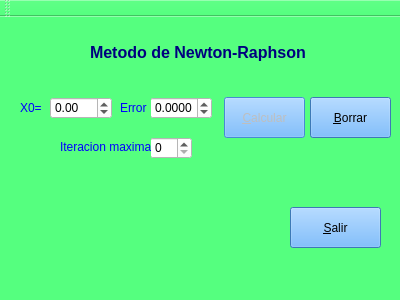
<?xml version="1.0" encoding="UTF-8"?>
<ui version="4.0">
 <class>newton</class>
 <widget class="QMainWindow" name="newton">
  <property name="geometry">
   <rect>
    <x>0</x>
    <y>0</y>
    <width>400</width>
    <height>300</height>
   </rect>
  </property>
  <property name="windowTitle">
   <string>newton</string>
  </property>
  <property name="styleSheet">
   <string notr="true">background-color: rgb(85, 255, 127);</string>
  </property>
  <widget class="QWidget" name="centralWidget">
   <widget class="QPushButton" name="pushButton">
    <property name="geometry">
     <rect>
      <x>290</x>
      <y>190</y>
      <width>91</width>
      <height>41</height>
     </rect>
    </property>
    <property name="styleSheet">
     <string notr="true">background-color: rgb(85, 170, 255);
font: 75 14pt &quot;MS Shell Dlg 2&quot;;</string>
    </property>
    <property name="text">
     <string>&amp;Salir</string>
    </property>
   </widget>
   <widget class="QPushButton" name="calcular">
    <property name="enabled">
     <bool>false</bool>
    </property>
    <property name="geometry">
     <rect>
      <x>224</x>
      <y>80</y>
      <width>81</width>
      <height>41</height>
     </rect>
    </property>
    <property name="styleSheet">
     <string notr="true">background-color: rgb(85, 170, 255);
font: 75 14pt &quot;MS Shell Dlg 2&quot;;</string>
    </property>
    <property name="text">
     <string>&amp;Calcular</string>
    </property>
   </widget>
   <widget class="QPushButton" name="borrar">
    <property name="geometry">
     <rect>
      <x>310</x>
      <y>80</y>
      <width>81</width>
      <height>41</height>
     </rect>
    </property>
    <property name="styleSheet">
     <string notr="true">background-color: rgb(85, 170, 255);
font: 75 14pt &quot;MS Shell Dlg 2&quot;;</string>
    </property>
    <property name="text">
     <string>&amp;Borrar</string>
    </property>
   </widget>
   <widget class="QDoubleSpinBox" name="x">
    <property name="geometry">
     <rect>
      <x>50</x>
      <y>80</y>
      <width>62</width>
      <height>22</height>
     </rect>
    </property>
    <property name="styleSheet">
     <string notr="true">background-color: rgb(255, 255, 255);</string>
    </property>
    <property name="decimals">
     <number>2</number>
    </property>
    <property name="minimum">
     <double>-99.000000000000000</double>
    </property>
    <property name="singleStep">
     <double>0.500000000000000</double>
    </property>
   </widget>
   <widget class="QDoubleSpinBox" name="error">
    <property name="enabled">
     <bool>true</bool>
    </property>
    <property name="geometry">
     <rect>
      <x>150</x>
      <y>80</y>
      <width>62</width>
      <height>22</height>
     </rect>
    </property>
    <property name="styleSheet">
     <string notr="true">background-color: rgb(255, 255, 255);</string>
    </property>
    <property name="decimals">
     <number>4</number>
    </property>
    <property name="minimum">
     <double>-99.000000000000000</double>
    </property>
    <property name="singleStep">
     <double>0.001000000000000</double>
    </property>
   </widget>
   <widget class="QSpinBox" name="iteracion">
    <property name="geometry">
     <rect>
      <x>150</x>
      <y>120</y>
      <width>42</width>
      <height>22</height>
     </rect>
    </property>
    <property name="styleSheet">
     <string notr="true">background-color: rgb(255, 255, 255);</string>
    </property>
    <property name="minimum">
     <number>0</number>
    </property>
    <property name="maximum">
     <number>1000</number>
    </property>
   </widget>
   <widget class="QLabel" name="label">
    <property name="geometry">
     <rect>
      <x>20</x>
      <y>80</y>
      <width>21</width>
      <height>21</height>
     </rect>
    </property>
    <property name="styleSheet">
     <string notr="true">color: rgb(0, 0, 255);</string>
    </property>
    <property name="text">
     <string>X0=</string>
    </property>
   </widget>
   <widget class="QLabel" name="label_2">
    <property name="geometry">
     <rect>
      <x>120</x>
      <y>80</y>
      <width>31</width>
      <height>21</height>
     </rect>
    </property>
    <property name="styleSheet">
     <string notr="true">color: rgb(0, 0, 255);</string>
    </property>
    <property name="text">
     <string>Error</string>
    </property>
   </widget>
   <widget class="QLabel" name="label_3">
    <property name="geometry">
     <rect>
      <x>60</x>
      <y>120</y>
      <width>91</width>
      <height>20</height>
     </rect>
    </property>
    <property name="styleSheet">
     <string notr="true">color: rgb(0, 0, 255);</string>
    </property>
    <property name="text">
     <string>Iteracion maxima</string>
    </property>
   </widget>
   <widget class="QLabel" name="Resultado">
    <property name="geometry">
     <rect>
      <x>20</x>
      <y>170</y>
      <width>261</width>
      <height>71</height>
     </rect>
    </property>
    <property name="font">
     <font>
      <pointsize>12</pointsize>
      <weight>75</weight>
      <bold>true</bold>
     </font>
    </property>
    <property name="styleSheet">
     <string notr="true">color: rgb(0, 85, 0);</string>
    </property>
    <property name="text">
     <string/>
    </property>
   </widget>
   <widget class="QLabel" name="label_4">
    <property name="geometry">
     <rect>
      <x>90</x>
      <y>10</y>
      <width>251</width>
      <height>51</height>
     </rect>
    </property>
    <property name="font">
     <font>
      <pointsize>12</pointsize>
      <weight>75</weight>
      <bold>true</bold>
     </font>
    </property>
    <property name="styleSheet">
     <string notr="true">color: rgb(0, 0, 127);</string>
    </property>
    <property name="text">
     <string>Metodo de Newton-Raphson</string>
    </property>
   </widget>
  </widget>
  <widget class="QToolBar" name="mainToolBar">
   <attribute name="toolBarArea">
    <enum>TopToolBarArea</enum>
   </attribute>
   <attribute name="toolBarBreak">
    <bool>false</bool>
   </attribute>
  </widget>
  <widget class="QStatusBar" name="statusBar"/>
 </widget>
 <layoutdefault spacing="6" margin="11"/>
 <resources/>
 <connections>
  <connection>
   <sender>pushButton</sender>
   <signal>clicked()</signal>
   <receiver>newton</receiver>
   <slot>close()</slot>
   <hints>
    <hint type="sourcelabel">
     <x>327</x>
     <y>228</y>
    </hint>
    <hint type="destinationlabel">
     <x>294</x>
     <y>254</y>
    </hint>
   </hints>
  </connection>
 </connections>
</ui>
